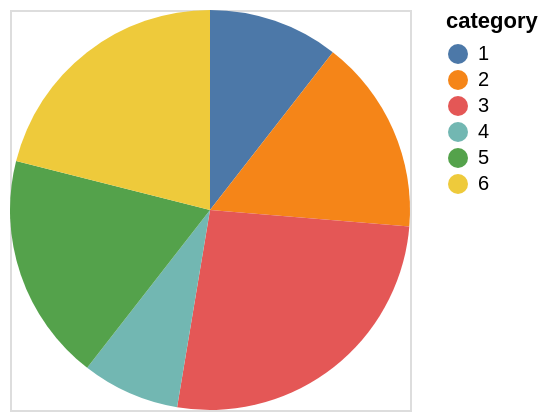

The Vega-Lite source for this figure:
### Vega specification from a JSON file in a GitHub repository (floating-point values rounded to 4 significant figures)
{"$schema": "https://vega.github.io/schema/vega/v5.json", "description": "A simple pie chart with embedded data.", "background": "white", "padding": 5, "width": 200, "height": 200, "style": "cell", "data": [{"name": "source_0", "values": [{"category": 1, "value": 4}, {"category": 2, "value": 6}, {"category": 3, "value": 10}, {"category": 4, "value": 3}, {"category": 5, "value": 7}, {"category": 6, "value": 8}]}, {"name": "data_0", "source": "source_0", "transform": [{"type": "stack", "groupby": [], "field": "value", "sort": {"field": ["category"], "order": ["ascending"]}, "as": ["value_start", "value_end"], "offset": "zero"}, {"type": "filter", "expr": "isValid(datum[\"value\"]) && isFinite(+datum[\"value\"])"}]}], "marks": [{"name": "marks", "type": "arc", "style": ["arc"], "from": {"data": "data_0"}, "encode": {"update": {"fill": {"scale": "color", "field": "category"}, "x": {"signal": "width", "mult": 0.5}, "y": {"signal": "height", "mult": 0.5}, "outerRadius": {"signal": "min(width,height)/2"}, "innerRadius": {"value": 0}, "startAngle": {"scale": "theta", "field": "value_end"}, "endAngle": {"scale": "theta", "field": "value_start"}}}}], "scales": [{"name": "theta", "type": "linear", "domain": {"data": "data_0", "fields": ["value_start", "value_end"]}, "range": [0, 6.283], "zero": false}, {"name": "color", "type": "ordinal", "domain": {"data": "data_0", "field": "category", "sort": true}, "range": "category"}], "legends": [{"fill": "color", "symbolType": "circle", "title": "category"}]}
